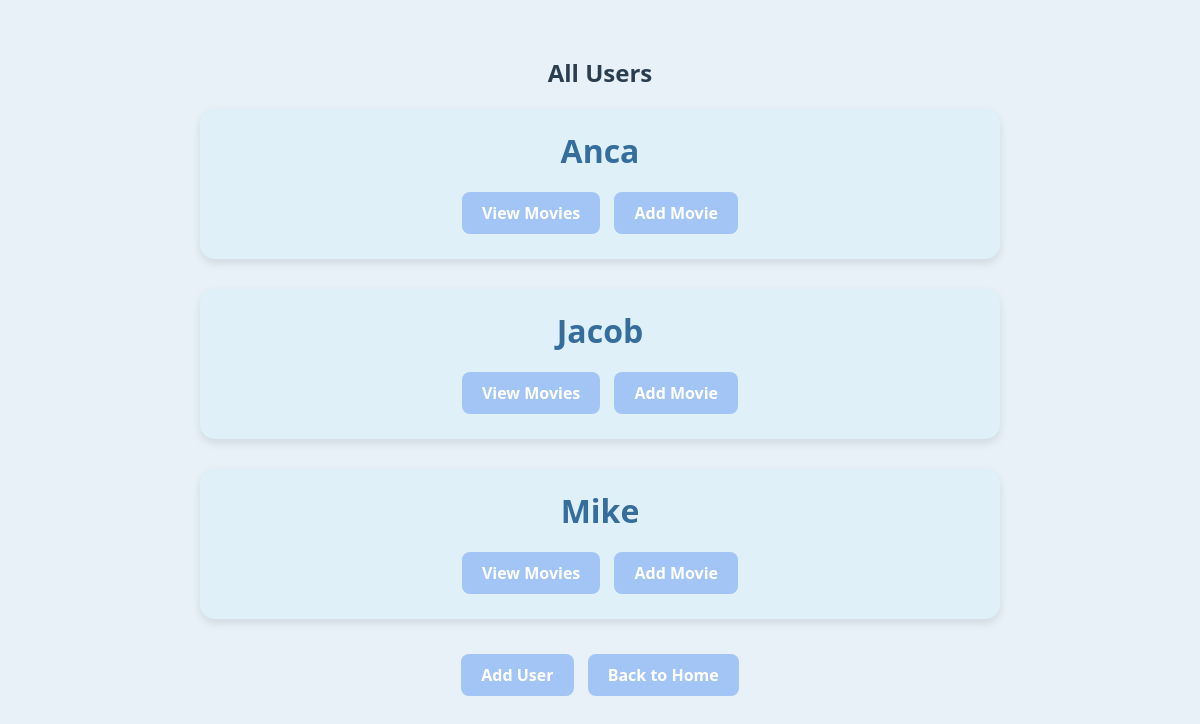
Screenshot of /users with the database file from the repository.
### models.py (models this page shows)
class User(db.Model):
    __tablename__ = "users"
    id = db.Column(db.Integer, primary_key=True, autoincrement=True)
    name = db.Column(db.String(50), nullable=False)
    movies = db.relationship('Movie', backref='user', cascade="all, delete-orphan")

### app.py (the view)
@app.route('/users', methods=['GET'])
def list_users():
    try:
        users = data_manager.get_all_users()
        return render_template('users.html', users=users)
    except Exception as e:
        print(f"Error retrieving users: {e}")
        return render_template('message.html', message="Failed to retrieve the users.")

### datamanager/sqlite_data_manager.py (called while the page is built)
    def get_all_users(self):
        return User.query.all()

### templates/users.html (shortened to what this page needs)
<!DOCTYPE html>
<html lang="en">
<head>
    <link rel="stylesheet" href="{{ url_for('static', filename='style.css') }}">
</head>
<body>
    <div class="container">
        <h1>All Users</h1>
        {% if users %}
            <ul style="list-style-type: none; padding: 0;">
                {% for user in users %}
                    <li class="user-card">
                        <div class="username">{{ user.name }}</div>
                        <div class="user-buttons">
                            <a href="{{ url_for('list_user_movies', user_id=user.id) }}" class="button">View Movies</a>
                            <a href="{{ url_for('add_movie', user_id=user.id) }}" class="button">Add Movie</a>
                        </div>
                    </li>
                {% endfor %}
            </ul>
        {% else %}
            <p>No users found.</p>
        {% endif %}
        <a href="{{ url_for('add_users') }}" class="button">Add User</a>
        <a href="{{ url_for('home') }}" class="button">Back to Home</a>
    </div>
</body>
</html>

### static/style.css (style rules this page uses)
body { margin: 0; padding: 0; font-family: 'Segoe UI', sans-serif; background-color: #e8f1f8; color: #2b3e50; text-align: center; }
.container { max-width: 800px; margin: auto; padding: 40px 20px; }
h1, h2, h3, p { font-weight: bold; font-size: 1.5em; margin-bottom: 20px; }
ul { list-style-type: none; padding: 0; }
li { margin-bottom: 20px; background-color: #ffffff; padding: 20px; border-radius: 12px; box-shadow: 0 4px 10px rgba(0, 0, 0, 0.05); }
.button, button { display: inline-block; padding: 12px 20px; margin: 10px; font-size: 1em; font-weight: bold; color: white; background-color: #7dbbe6; border: none; border-radius: 10px; cursor: pointer; text-decoration: none; transition: background-color 0.3s ease; }

### templates/users.html (style rules this page uses)
.username { font-size: 2em; font-weight: bold; color: #356d9d; margin-bottom: 10px; text-align: center; }
.user-card { background-color: #dff0f8; border-radius: 15px; padding: 20px; margin-bottom: 30px; box-shadow: 0 4px 10px rgba(0, 0, 0, 0.1); transition: transform 0.2s, box-shadow 0.2s; text-align: center; }
.user-buttons { margin-top: 15px; }
.button { margin: 5px; padding: 10px 20px; font-size: 1em; font-weight: bold; text-decoration: none; color: white; background-color: #a2c5f5; border-radius: 8px; display: inline-block; transition: background-color 0.3s ease, transform 0.2s ease; }

### rows the page displays
User: name "Anca"
User: name "Jacob"
User: name "Mike"
